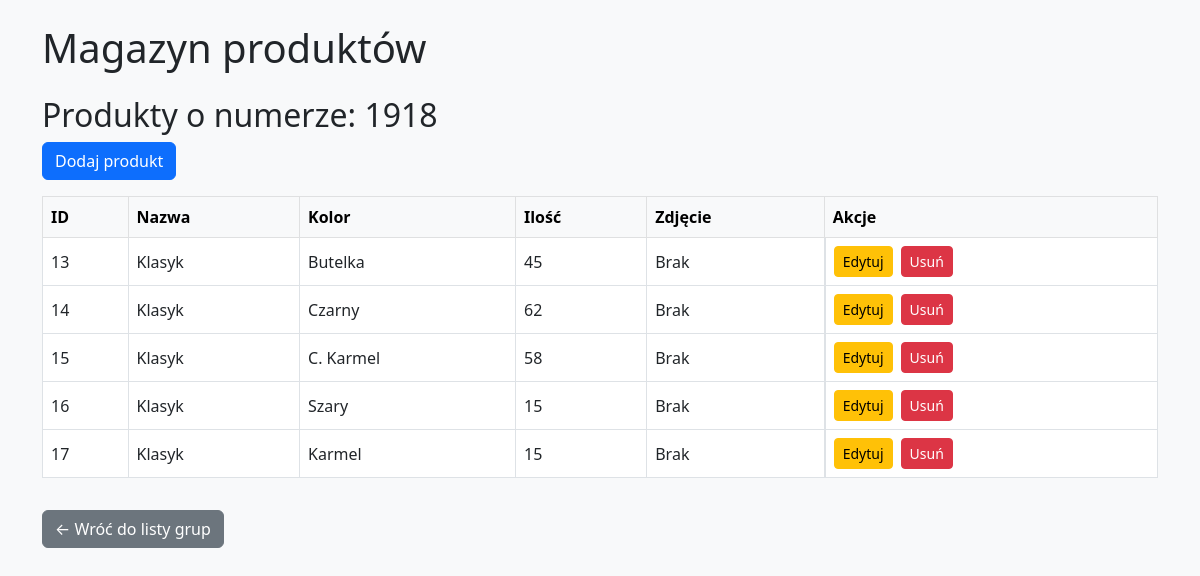
/group/1918, run on the app's committed database.
### tables this page shows
CREATE TABLE products (
                id INTEGER PRIMARY KEY AUTOINCREMENT,
                number TEXT NOT NULL,
                name TEXT NOT NULL,
                color TEXT NOT NULL,
                quantity INTEGER NOT NULL,
                image_url TEXT
            );

### app.py (the view)
@app.route('/group/<number>', methods=['GET'])
def group_detail(number):
    with sqlite3.connect(DB_NAME) as conn:
        c = conn.cursor()
        c.execute("SELECT * FROM products WHERE number = ?", (number,))
        products = c.fetchall()
    return render_template('group_detail.html', products=products, number=number)

### templates/group_detail.html
{% extends 'base.html' %}
{% block content %}
<h2>Produkty o numerze: {{ number }}</h2>
<a href="{{ url_for('add_product') }}" class="btn btn-primary mb-3">Dodaj produkt</a>
<table class="table table-bordered table-hover bg-white align-middle">
    <thead class="table-light">
        <tr>
            <th>ID</th>
            <th>Nazwa</th>
            <th>Kolor</th>
            <th>Ilość</th>
            <th>Zdjęcie</th>
            <th>Akcje</th>
        </tr>
    </thead>
    <tbody>
        {% for product in products %}
        <tr>
            <td>{{ product[0] }}</td>
            <td>{{ product[2] }}</td>
            <td>{{ product[3] }}</td>
            <td>{{ product[4] }}</td>
            <td>
                {% if product[5] %}
                <img src="{{ product[5] }}" alt="Zdjęcie" style="max-height: 80px; border-radius: 8px; box-shadow: 0 0 5px rgba(0,0,0,0.3);">
                {% else %}
                Brak
                {% endif %}
            </td>
            <td class="d-flex gap-2">
                <a href="{{ url_for('edit_product', product_id=product[0]) }}" class="btn btn-sm btn-warning">Edytuj</a>
                <form action="{{ url_for('delete_product', product_id=product[0]) }}" method="post" onsubmit="return confirm('Na pewno usunąć ten produkt?')" style="display:inline;">
                    <button type="submit" class="btn btn-sm btn-danger">Usuń</button>
                </form>
            </td>
        </tr>
        {% else %}
        <tr><td colspan="6" class="text-center">Brak produktów w tej grupie</td></tr>
        {% endfor %}
    </tbody>
</table>
<a href="{{ url_for('index') }}" class="btn btn-secondary mt-3">← Wróć do listy grup</a>
{% endblock %}

### data on the page
products: id "13", name "Klasyk", color "Butelka", quantity "45", image_url "Brak"
products: id "14", name "Klasyk", color "Czarny", quantity "62", image_url "Brak"
products: id "15", name "Klasyk", color "C. Karmel", quantity "58", image_url "Brak"
products: id "16", name "Klasyk", color "Szary", quantity "15", image_url "Brak"
products: id "17", name "Klasyk", color "Karmel", quantity "15", image_url "Brak"

### other printed values
{{ number }} "1918"
